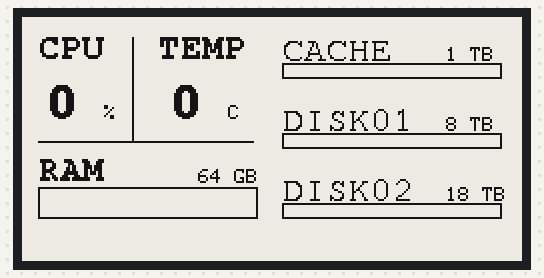
Simulated run of this sketch. Board: ESP32. Parts: 250×122 one-colour display. WiFi joins after 1.5 s; servers stay silent unless stated; what the sketch prints to the serial monitor is not drawn.

Above: at 6.6 s.

The sketch:

Lilygo_T5_DEPG0213BN_Unraid_Screen.ino
```cpp
#include <WiFi.h>
#include <WebServer.h>
#include <GxEPD2_BW.h>

#include <Fonts/FreeMonoBold9pt7b.h>
#include <Fonts/FreeSansBold12pt7b.h>
#include <Fonts/FreeMono9pt7b.h>

#define EPD_CS   5
#define EPD_DC   17
#define EPD_RST  16
#define EPD_BUSY 4

GxEPD2_213_BN epd(EPD_CS, EPD_DC, EPD_RST, EPD_BUSY);
GxEPD2_BW<GxEPD2_213_BN, GxEPD2_213_BN::HEIGHT> display(epd);

// WiFi settings
const char* ssid = "your-wifi-ssid";
const char* password = "your-wifi-password";

IPAddress local_IP(192, 168, 1, 5);
IPAddress gateway(192, 168, 1, 1);
IPAddress subnet(255, 255, 255, 0);

WebServer server(80);

// Full refresh every 48h
unsigned long lastFullUpdate = 0;
const unsigned long fullUpdateInterval = 48 * 60 * 60 * 1000;

void setup() {
  Serial.begin(115200);

  if (!WiFi.config(local_IP, gateway, subnet)) {
    Serial.println("STA Failed to configure");
  }

  WiFi.setAutoReconnect(true);
  WiFi.persistent(true);
  WiFi.begin(ssid, password);

  while (WiFi.status() != WL_CONNECTED) {
    delay(1000);
    Serial.println("Connecting...");
  }
  Serial.println("WiFi connected, IP: ");
  Serial.println(WiFi.localIP());

  display.init();
  display.setRotation(3);
  fullUpdate("Waiting for data...");

  server.on("/stats", HTTP_POST, handleStats);
  server.begin();
}

void handleStats() {
  String stats = server.arg("plain");
  Serial.println("Received stats: ");
  Serial.println(stats);

  partialUpdate(stats.c_str());
  server.send(200, "text/plain", "Stats received");
}

void fullUpdate(const char* text) {
  Serial.println("Performing full update...");

  display.setFullWindow();

  // White screen wipe to remove ghosting
  display.firstPage();
  do {
    display.fillScreen(GxEPD_WHITE);
  } while (display.nextPage());

  delay(100);  // Let display settle a bit

  // Draw actual content
  display.firstPage();
  do {
    drawStats(text);
  } while (display.nextPage());

  lastFullUpdate = millis();
}


void partialUpdate(const char* text) {
  if (millis() - lastFullUpdate > fullUpdateInterval) {
    fullUpdate(text);
    return;
  }

  display.setPartialWindow(0, 0, display.width(), display.height());
  display.firstPage();
  do {
    display.fillScreen(GxEPD_WHITE);
    drawStats(text);
  } while (display.nextPage());
}

void drawStats(const char* text) {
  display.setTextColor(GxEPD_BLACK);

  // Parse
  int cpu = parseStat(text, "CPU");
  int ram = parseStat(text, "RAM");
  int temp = parseStat(text, "TEMP");
  int diskCache = parseStat(text, "CACHE");
  int disk01 = parseStat(text, "DISK01");
  int disk02 = parseStat(text, "DISK02");
  String uptime = parseUptime(text);

  int leftX = 8;
  int rightX = display.width() / 2 + 5;
  int barWidth = 110;

  // Left Column (System)
  // Vertical line
  display.drawLine(55, 10, 55, 62, GxEPD_BLACK); // de (50,20) a (50,80)

  // Horitzontal line
  display.drawLine(8, 62, 115, 62, GxEPD_BLACK); // de (50,20) a (50,80)

  // CPU text
  display.setFont(&FreeMonoBold9pt7b);
  display.setCursor(leftX, 20);
  display.print("CPU");

  // Temp text
  display.setCursor(leftX + 60, 20);
  display.print("TEMP");

  // CPU value
  display.setCursor(leftX + 5, 50);
  display.setFont(&FreeSansBold12pt7b);
  display.print(cpu);
  display.setCursor(leftX + 33, 50);
  display.setFont(NULL);
  display.print("%");

  // Temp value
  display.setCursor(75, 44);
  display.setFont(&FreeSansBold12pt7b);
  display.print(temp);
  display.setCursor(103, 50);
  display.setFont(NULL);
  display.print("C");

  // RAM Text
  display.setCursor(leftX, 75);
  display.setFont(&FreeMonoBold9pt7b);
  display.print("RAM");
  display.setFont(NULL);

  // RAM Bar
  int filled = (ram / 100.0) * barWidth;
  display.drawRect(leftX, 85, barWidth, 16, GxEPD_BLACK);
  display.fillRect(leftX, 85, filled, 16, GxEPD_BLACK);

  // RAM Capacity
  display.setFont(NULL);
  display.setCursor(88, 76);
  display.print("64 GB");

  // Right Column (Disks)
  drawLabelAndBar(rightX, 15, "CACHE", diskCache, barWidth, "1 TB");
  drawLabelAndBar(rightX, 50, "DISK01", disk01, barWidth, "8 TB");
  drawLabelAndBar(rightX, 85, "DISK02", disk02, barWidth, "18 TB");

  // Uptime
  display.setCursor(leftX, display.height() - 10);
  display.print(uptime);
}

void drawLabelAndBar(int x, int y, const char* label, float percent, int barWidth, const char* capacity) {
  // Label text
  display.setCursor(x, y);
  display.setFont(&FreeMono9pt7b);
  display.print(label);
  display.setFont(NULL);

  // Bar
  int filled = (percent / 100.0) * barWidth;
  display.drawRect(x, y + 8, barWidth, 8, GxEPD_BLACK);
  display.fillRect(x, y + 8, filled, 8, GxEPD_BLACK);

  // Capacity
  display.setFont(NULL);
  display.setCursor(x + barWidth - 28, y);
  display.print(capacity);
}

float parseStat(const char* text, const char* key) {
  String input(text);
  int idx = input.indexOf(key);
  if (idx == -1) return 0;

  int start = idx + strlen(key) + 1; // skip over key and '='
  int end = input.indexOf(';', start);
  if (end == -1) end = input.length();

  String value = input.substring(start, end);
  return value.toInt();
}

String parseUptime(const char* text) {
  String input(text);
  int idx = input.indexOf("UPTIME=");
  if (idx == -1) return "";
  int start = idx + 7; // after "UPTIME="
  int end = input.indexOf(';', start);
  if (end == -1) end = input.length();
  return input.substring(start, end);
}


void loop() {
  if (WiFi.status() != WL_CONNECTED) {
    Serial.println("WiFi disconnected! Attempting reconnect...");
    WiFi.disconnect();
    WiFi.begin(ssid, password);
    while (WiFi.status() != WL_CONNECTED) {
      delay(1000);
      Serial.println("Connecting...");
    }
    return;
  }

  server.handleClient();

  if (millis() - lastFullUpdate > fullUpdateInterval) {
    Serial.println("Scheduled full refresh due to timer...");
    fullUpdate("Refreshing...");
  }
}
```
